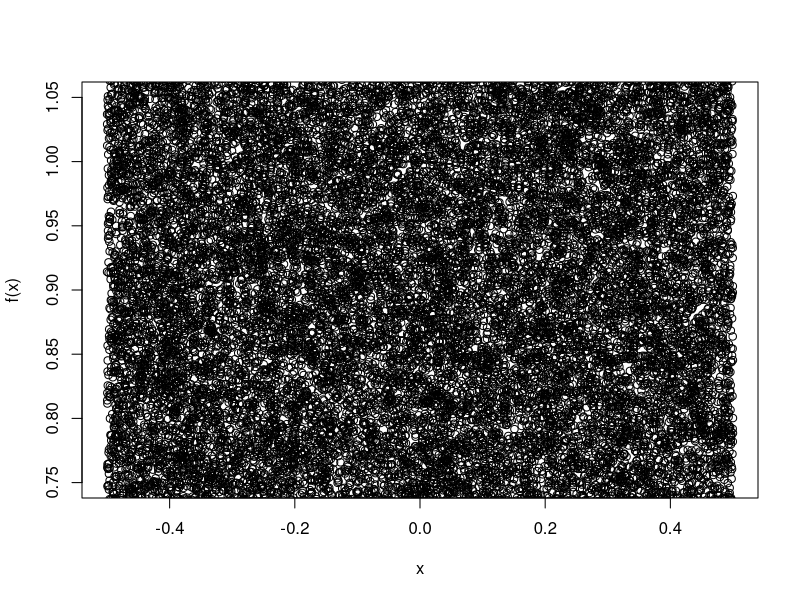
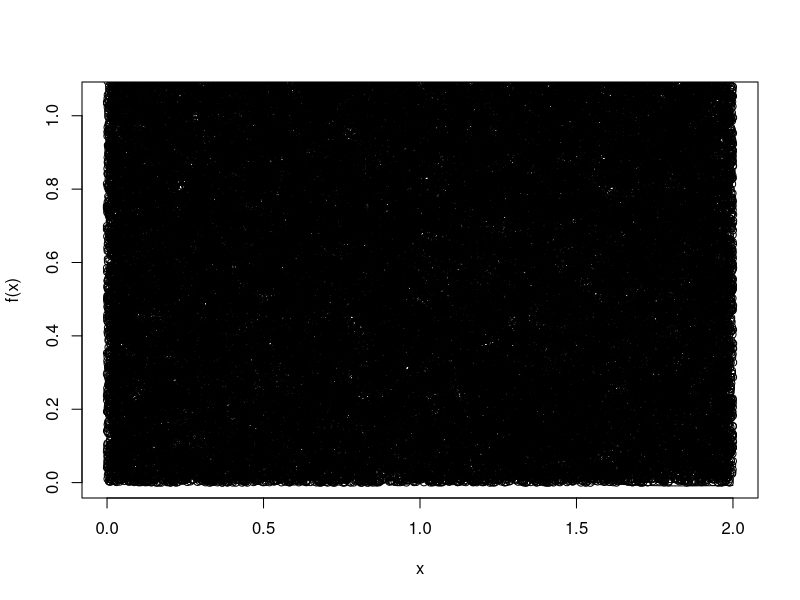

The R script that drew these images, in order:
##############################################################################
# Programa de Pós-Graduação em Engenharia Elétrica e de Computação - PPgEEC
# Processos Estocásticos
# Primeiro Trabalho de Processos Estocásticos
#
# Integração pelo método de Monte Carlo
#
# @author Marco Olimpio - marco.olimpio -at- gmail -dot- com
# @author Rebecca Betwel - bekbetwel -at- gmail -dot- com
##############################################################################

############################################Questão a
#Definição da expressão
f = function(x) exp(-x^2)   

#Criação da curva
curve(f(x), -0.5,0.5, ylim=c(0.75, 1.05))

#Criação dos pontos para o método de integração de Monte Carlo
#1000 pontos
N = 1000
points(runif(N, -0.5,0.5), runif(N,0,2))#Exemplificação

#Checagem 
# Soma se o número gerado na função f for maior que o número aleatório 0,2 isso tudo dividido pelo n´úmero de pontos vezes a área
sum( f( runif(N, -0.5,0.5) ) > runif(N,0, 2))/N * (1*2)

#Resultado para 1000 Integral = [1] 0.896

N = 10000
points(runif(N, -0.5,0.5), runif(N,0,2))#Exemplificação

#Checagem 
# Soma se o número gerado na função f for maior que o número aleatório 0,2 isso tudo dividido pelo n´úmero de pontos vezes a área
sum( f( runif(N, -0.5,0.5) ) > runif(N,0, 2))/N * (1*2)
#Resultado para 10000 Integral = [1] 0.9198

N = 100000
points(runif(N, -0.5,0.5), runif(N,0,2))#Exemplificação

#Checagem 
# Soma se o número gerado na função f for maior que o número aleatório 0,2 isso tudo dividido pelo n´úmero de pontos vezes a área
sum( f( runif(N, -0.5,0.5) ) > runif(N,0, 2))/N * (1*2)
#Resultado para 100000 Integral = [1] 0.91784

#Resultado da integral 0.922562
#(0.91784/0.922562)*100
#[1] 99.48816





############################################Questão b
#Definição da expressão
f = function(x) exp(-x^2) * cos(x)  

#Criação da curva
curve(f(x), 0, 2, ylim=c(0, 1.05))

#Criação dos pontos para o método de integração de Monte Carlo
#1000 pontos
N = 1000
points(runif(N, 0,2), runif(N,0,2))#Exemplificação
sum( f( runif(N, 0, 2) ) > runif(N,0,2))/N * (2*2)
#Resultado da integração [1] 0.74

N = 10000
points(runif(N, 0,2), runif(N,0,2))#Exemplificação
sum( f( runif(N, 0, 2) ) > runif(N,0,2))/N * (2*2)
#Resultado da integração [1] 0.6864

N = 100000
points(runif(N, 0,2), runif(N,0,2))#Exemplificação
sum( f( runif(N, 0, 2) ) > runif(N,0,2))/N * (2*2)
#Resultado da integração [1] 0.69808

#Resultado da integral 0.692611
#(0.69808/0.692611)*100
#[1] 100.7896